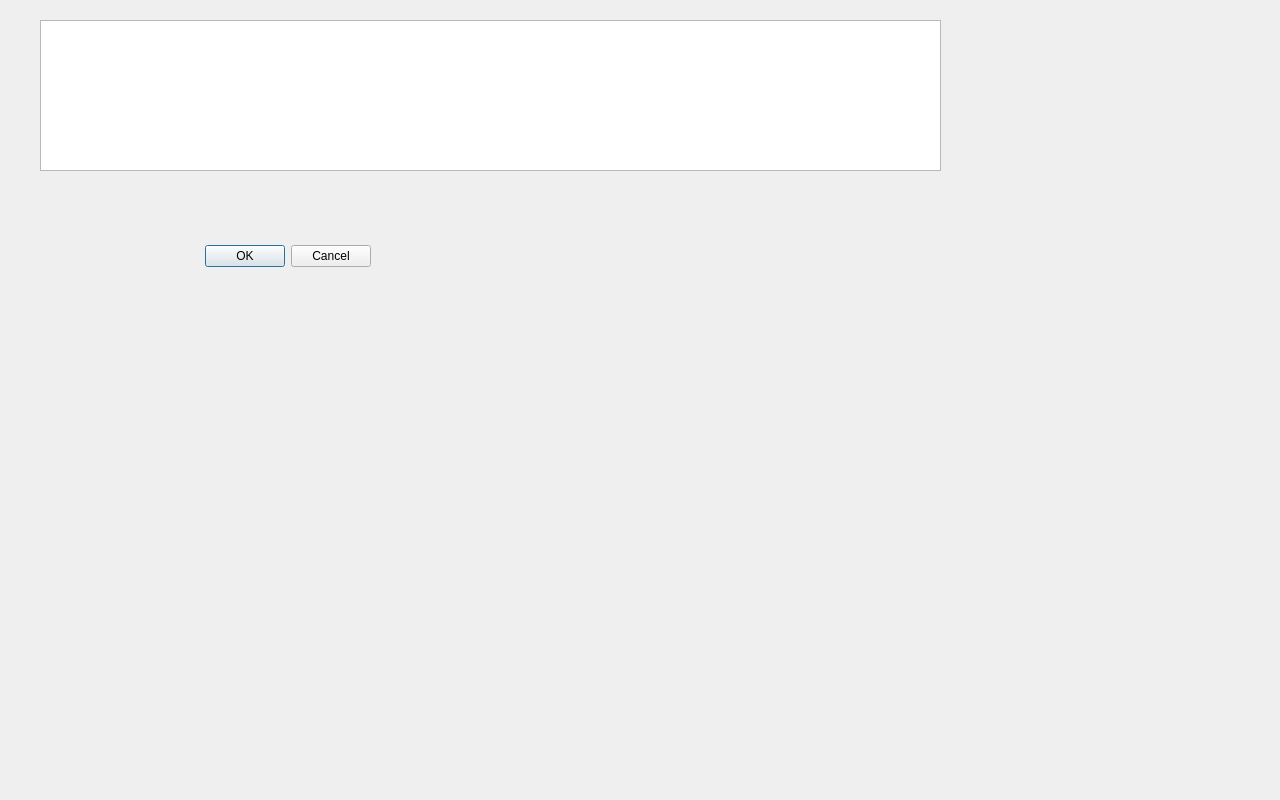
<?xml version="1.0" encoding="UTF-8"?>
<ui version="4.0">
 <class>Dialog</class>
 <widget class="QDialog" name="Dialog">
  <property name="geometry">
   <rect>
    <x>0</x>
    <y>0</y>
    <width>1280</width>
    <height>800</height>
   </rect>
  </property>
  <property name="windowTitle">
   <string>Dialog</string>
  </property>
  <widget class="QDialogButtonBox" name="buttonBox">
   <property name="geometry">
    <rect>
     <x>30</x>
     <y>240</y>
     <width>341</width>
     <height>32</height>
    </rect>
   </property>
   <property name="orientation">
    <enum>Qt::Orientation::Horizontal</enum>
   </property>
   <property name="standardButtons">
    <set>QDialogButtonBox::StandardButton::Cancel|QDialogButtonBox::StandardButton::Ok</set>
   </property>
  </widget>
  <widget class="QTableWidget" name="tableWidget">
   <property name="geometry">
    <rect>
     <x>40</x>
     <y>20</y>
     <width>901</width>
     <height>151</height>
    </rect>
   </property>
  </widget>
 </widget>
 <resources/>
 <connections>
  <connection>
   <sender>buttonBox</sender>
   <signal>accepted()</signal>
   <receiver>Dialog</receiver>
   <slot>accept()</slot>
   <hints>
    <hint type="sourcelabel">
     <x>248</x>
     <y>254</y>
    </hint>
    <hint type="destinationlabel">
     <x>157</x>
     <y>274</y>
    </hint>
   </hints>
  </connection>
  <connection>
   <sender>buttonBox</sender>
   <signal>rejected()</signal>
   <receiver>Dialog</receiver>
   <slot>reject()</slot>
   <hints>
    <hint type="sourcelabel">
     <x>316</x>
     <y>260</y>
    </hint>
    <hint type="destinationlabel">
     <x>286</x>
     <y>274</y>
    </hint>
   </hints>
  </connection>
 </connections>
</ui>
